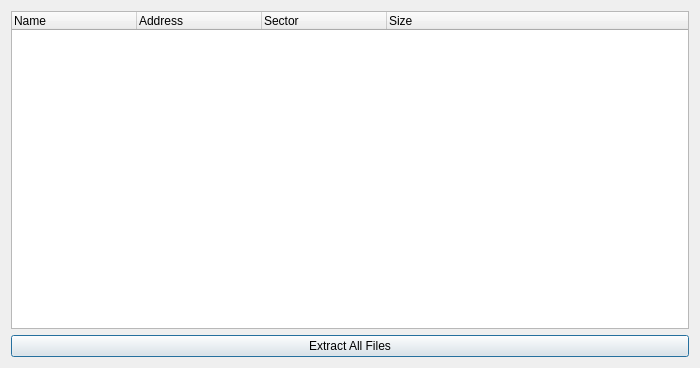
<?xml version="1.0" encoding="UTF-8"?>
<ui version="4.0">
 <class>ISODialog</class>
 <widget class="QDialog" name="ISODialog">
  <property name="geometry">
   <rect>
    <x>0</x>
    <y>0</y>
    <width>700</width>
    <height>368</height>
   </rect>
  </property>
  <property name="minimumSize">
   <size>
    <width>700</width>
    <height>368</height>
   </size>
  </property>
  <property name="windowTitle">
   <string>ISO</string>
  </property>
  <property name="windowIcon">
   <iconset resource="Resources.qrc">
    <normaloff>:/Images/Leaner24.png</normaloff>:/Images/Leaner24.png</iconset>
  </property>
  <layout class="QVBoxLayout" name="verticalLayout_2">
   <item>
    <layout class="QVBoxLayout" name="verticalLayout">
     <item>
      <widget class="QTreeWidget" name="treeWidget">
       <property name="iconSize">
        <size>
         <width>24</width>
         <height>24</height>
        </size>
       </property>
       <attribute name="headerDefaultSectionSize">
        <number>125</number>
       </attribute>
       <column>
        <property name="text">
         <string>Name</string>
        </property>
       </column>
       <column>
        <property name="text">
         <string>Address</string>
        </property>
       </column>
       <column>
        <property name="text">
         <string>Sector</string>
        </property>
       </column>
       <column>
        <property name="text">
         <string>Size</string>
        </property>
       </column>
      </widget>
     </item>
     <item>
      <widget class="QPushButton" name="pushButton">
       <property name="text">
        <string>Extract All Files</string>
       </property>
      </widget>
     </item>
    </layout>
   </item>
  </layout>
 </widget>
 <resources>
  <include location="Resources.qrc"/>
 </resources>
 <connections/>
</ui>
